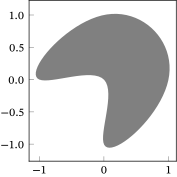

The script that drew this image:
from pathlib import PurePath
import numpy as np
import scipy.interpolate as interp
import matplotlib.pyplot as plt

plt.style.use("sigproc")

x = (-1, 0, 1, 0, 0, -1)
y = (0, 1, 0, -1, 0, 0)
tck, _ = interp.splprep([x, y], s=0, per=True)
u = np.linspace(0, 1, num=100)
curve = interp.splev(u, tck)

plt.figure()
plt.fill(curve[0], curve[1], facecolor="gray")
plt.axis("equal")
plt.savefig(str(PurePath(__file__).parent / (PurePath(__file__).stem + ".pdf")))
